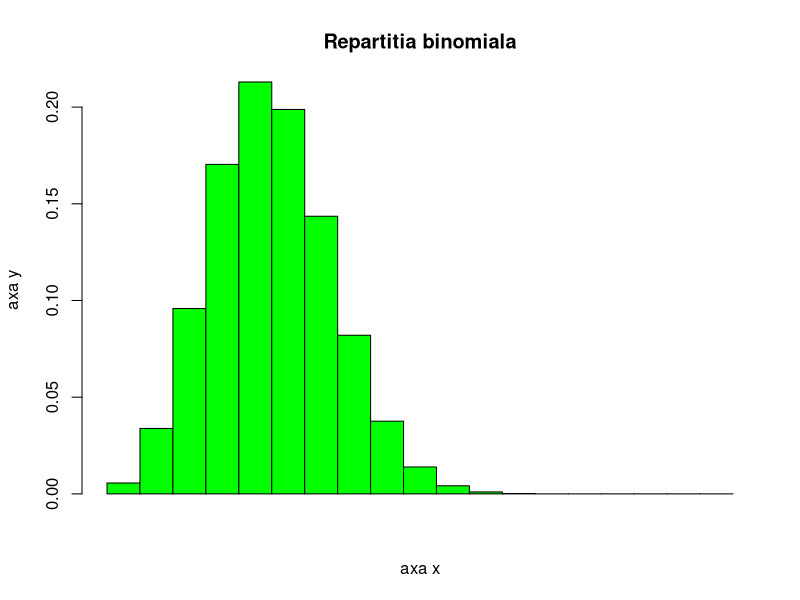
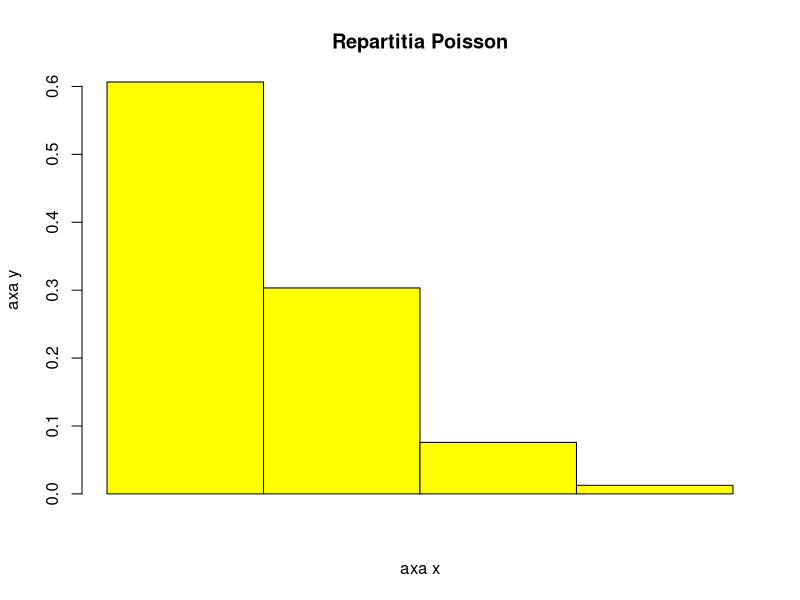
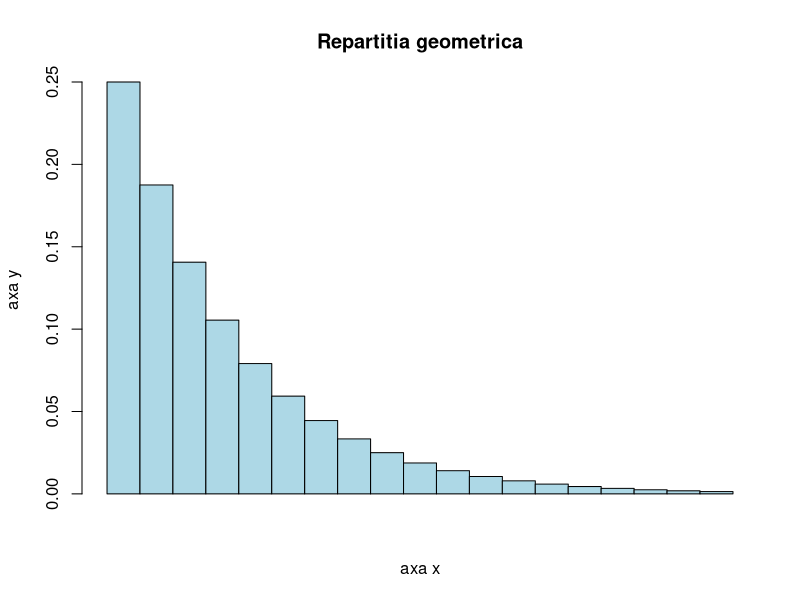
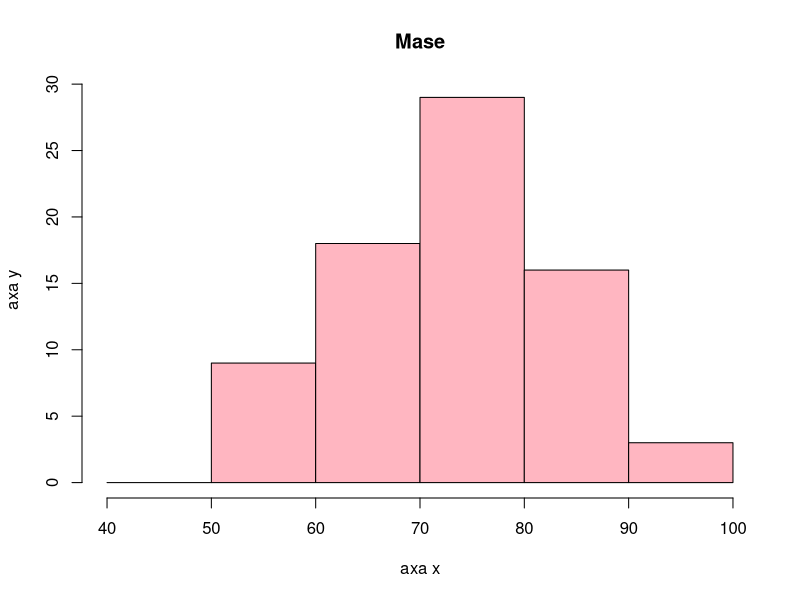

Write R code to recreate these figures, in order.
#A1
B = function(n, p) {
  x = seq(0, n, 1);
  y = (dbinom(x, n, p));
  barplot(y, space = 0, main = 'Repartitia binomiala', xlab = 'axa x', ylab = 'axa y', col = 'green')
}

B(18, 0.25)

Poisson = function(n, lambda) {
  x = seq(0, n, 1);
  y = (dpois(x, lambda, log = FALSE));
  barplot(y, space = 0, main = 'Repartitia Poisson', xlab = 'axa x', ylab = 'axa y', col = 'yellow')
}

Poisson(3, 0.5)

Geometric = function(k, p) {
  x = seq(0, k, 1);
  y = (dgeom(x, p, log = FALSE));
  barplot(y, space = 0, main = 'Repartitia geometrica', xlab = 'axa x', ylab = 'axa y', col = 'lightblue')
}

Geometric(18, 0.25)



#A2
esantion = c(79, 71, 89, 57, 76, 64, 82, 82, 67, 80, 81, 65, 73, 79, 79, 60, 58, 83, 74, 68, 78, 80, 78, 81, 76, 65, 70, 76, 58, 82, 59, 73, 72, 79, 87, 63, 74, 90, 69, 70, 83, 76, 61, 66, 71, 60, 57, 81, 57, 65, 81, 78, 77, 81, 81, 63, 71, 66, 56, 62, 75, 64, 74, 74, 70, 71, 56, 69, 63, 72, 81, 54, 72, 91, 92)

print(paste("media = ", mean(esantion)))
print(paste("mediana = ", median(esantion)))
print(paste("deviatia standard = ", sd(esantion)))
print(summary(esantion))

outliers_mean = function(esantion) {
  medie = mean(esantion);
  dev_st = sd(esantion);
  esantion_nou = vector();
  j = 1;
  for (i in 1:length(esantion))
    if (esantion[i] >= medie - 2 * dev_st & esantion[i] <= medie + 2 * dev_st) {
      esantion_nou[j] = esantion[i];
      j = j + 1;
    }
  print(esantion_nou)
}

print("Metoda cu media si deviatia standard:")
outliers_mean(esantion)

outliers_iqr = function(esantion) {
  Q1 = as.vector(quantile(esantion))[2];
  Q3 = as.vector(quantile(esantion))[4];
  IQR = Q3 - Q1;
  esantion_nou = vector();
  j = 1;
  for (i in 1:length(esantion))
    if (esantion[i] >= Q1 - 1.5 * IQR & esantion[i] <= Q3 + 1.5 * IQR) {
      esantion_nou[j] = esantion[i];
      j = j + 1;
    }
  print(esantion_nou)
}

print("Metoda cu quartilele si intervalul interquartilic")
outliers_iqr(esantion)

min = min(esantion)
max = max(esantion)
intervale = seq(40, 100, 10)
hist(esantion, breaks = intervale, right = F, freq = T, main = 'Mase', xlab = 'axa x', ylab = 'axa y', col = 'lightpink')